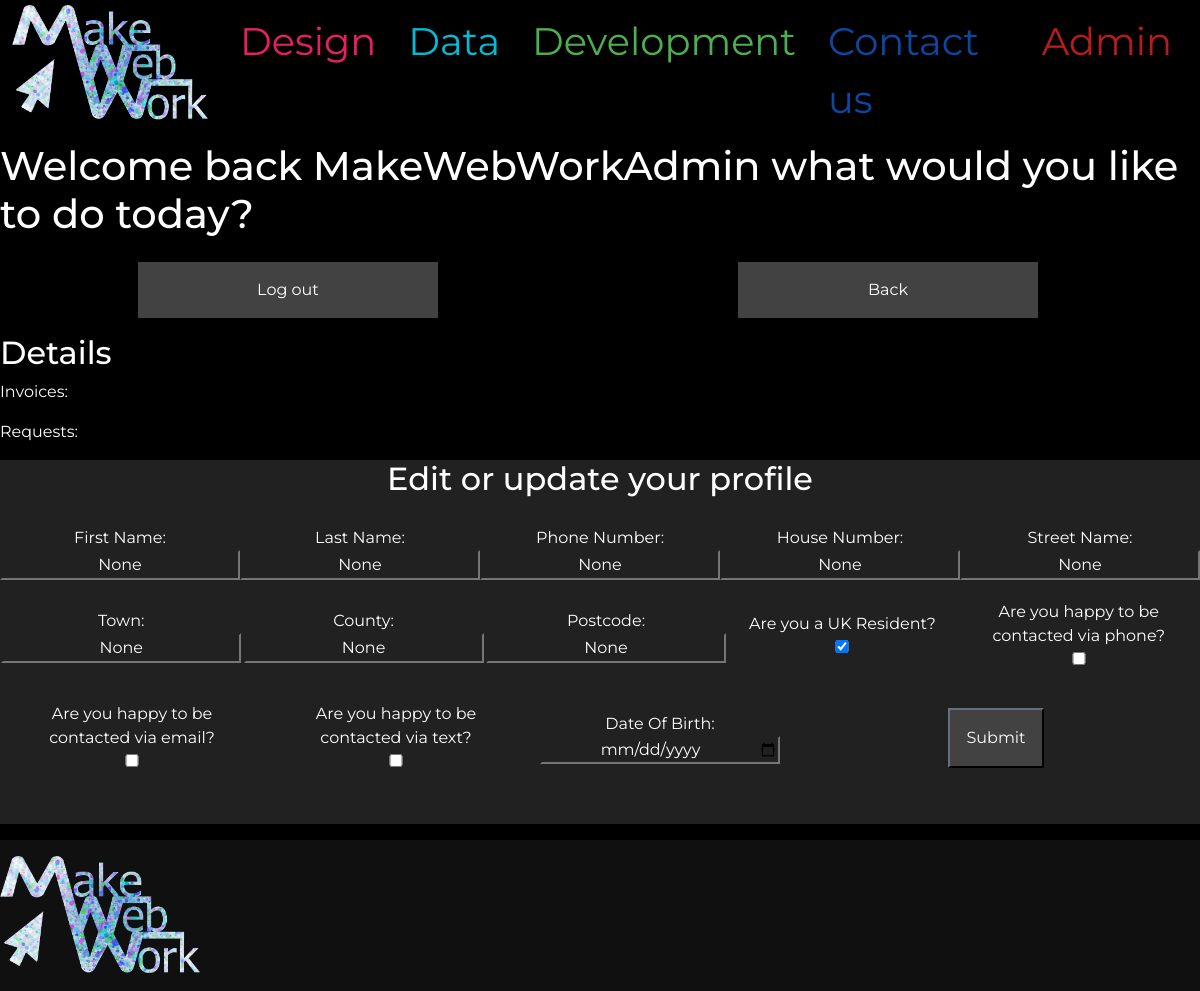
/editAccount (signed in), run on an earlier commit of the app's database.
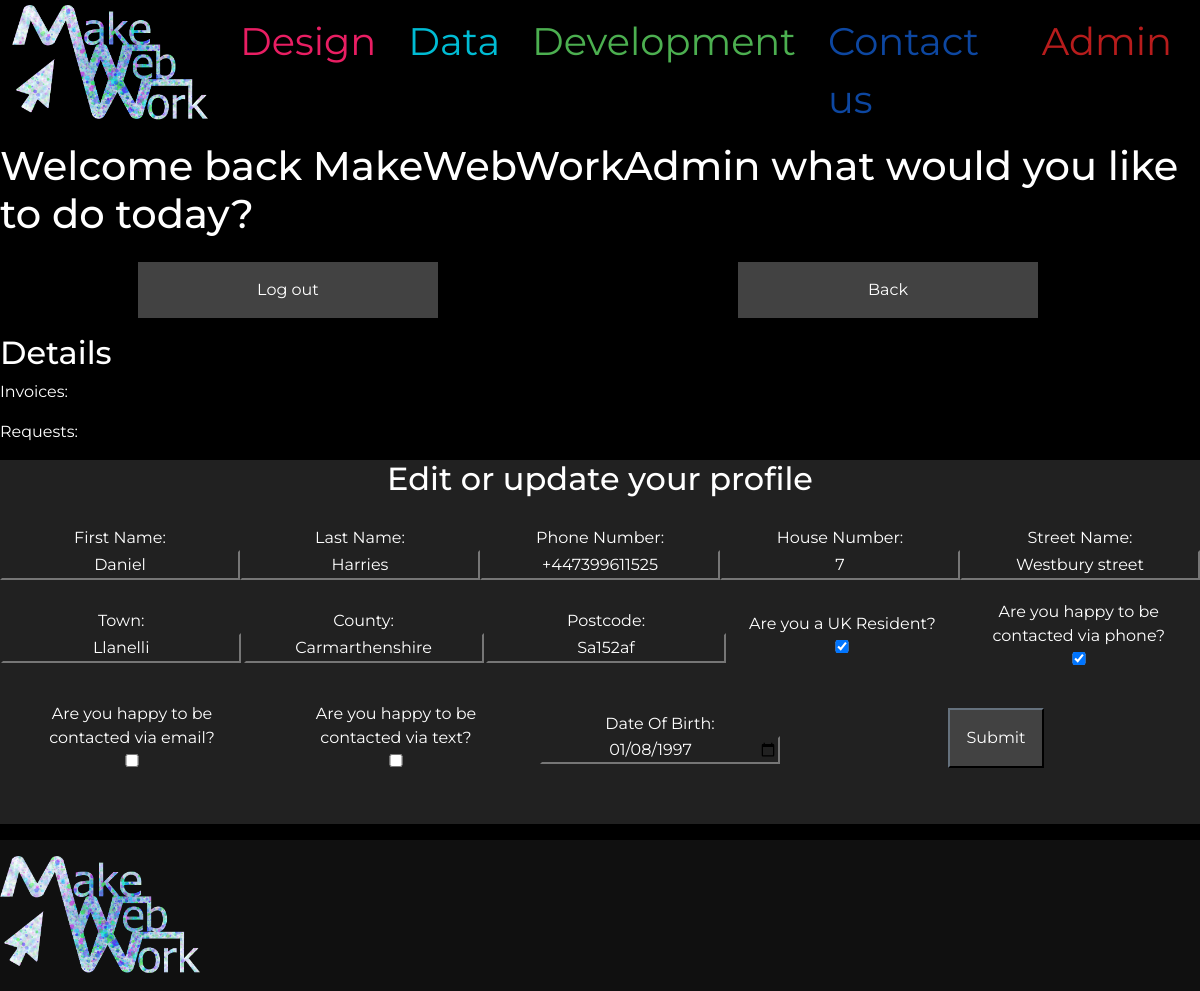
And on a later commit of the database.
### default_site/models.py (models this page shows, shortened)
class UserProfile(models.Model):
    CustomerID = models.BigAutoField(primary_key=True)
    user = models.OneToOneField(User, on_delete=models.CASCADE)
    House_number_or_name = models.CharField(max_length=150, null=True, blank=True)
    Address_line_one = models.CharField(max_length=150, null=True, blank=True)
    Town = models.CharField(max_length=150, null=True, blank=True)
    County = models.CharField(max_length=99, null=True, blank=True)
    Uk_resident = models.BooleanField(default=True)
    Postcode = models.CharField(max_length=30, null=True, blank=True)
    Birth_date = models.DateField(null=True, blank=True)
    First_name = models.CharField(max_length=40, null=True, blank=True)
    Last_name = models.CharField(max_length=40, null=True, blank=True)
    Phone_number = models.CharField(max_length=15, null=True, blank=True)
    Contact_via_email = models.BooleanField(default=False)
    Contact_via_phone = models.BooleanField(default=False)
    Contact_via_text = models.BooleanField(default=False)

### default_site/views.py (the view, shortened to what this page needs)
# urls.py: path('editAccount', edit_profile, name="editAccount"),
@login_required
def edit_profile(request):
    profile = UserProfile.objects.get(user=request.user)
    context = {
        "profile": profile
    }
    return render(request, 'default_site/edit_profile.html', context)

### default_site/templates/default_site/edit_profile.html (shortened to what the changed rows need)
{% extends 'base.html' %}
{% load static %}
{% block extra_css %}
<link rel="stylesheet" type="text/css" href="{% static '/css/webformstyles.css' %}">
{% endblock %}
{% block content %}
{% if user.is_authenticated %}
<h1>Welcome back {{profile.user}} what would you like to do today?</h1>
<div class="row choice-container">
    <a class="text-center col-12 col-md-3 grey darken-3 text-center my-3 py-3 grey-link btn-dark" href="{% url 'account_logout' %}">Log out</a>
    <a class="text-center col-12 col-md-3 grey darken-3 text-center my-3 py-3 grey-link btn-dark" href="{% url 'account' %}">Back</a>
</div>
<h2>Details</h2>
<p>Invoices: {{profile.invoice}}</p>
<p>Requests: {{profile.requesttickets}}</p>
<div class="form-area grey darken-4 text-center my-2">
    <h2>Edit or update your profile</h2>
    <form class="form-area" action="{% url 'editAccount' %}" method="POST" id="profiledata">
        <div class="small-input">
            <label class="" for="First_Name">First Name: </label>
            <input id="First_Name" class="input-fill" name="First_Name"
            type="text" value="{{profile.First_name}}" required>
        </div>
        <div class="small-input">
            <label class="" for="Last_Name">Last Name: </label>
            <input id="Last_Name" class="input-fill" name="Last_Name"
            type="text" value="{{profile.Last_name}}" required>
        </div>
        <div class="small-input">
            <label class="" for="Phone_number">Phone Number: </label>
            <input id="Phone_number" class="input-fill" name="Phone_number"
            type="tel" value="{{profile.Phone_number}}" required>
        </div>
        <div class="small-input">
            <label class="" for="House_number">House Number: </label>
            <input id="House_number" class="input-fill" name="House_number"
            type="text" value="{{profile.House_number_or_name}}" required>
        </div>
        <div class="small-input">
            <label class="" for="Street_Name">Street Name: </label>
            <input id="Street_Name" class="input-fill" name="Street_Name"
            type="text" value="{{profile.Address_line_one}}" required>
        </div>
        <div class="small-input">
            <label class="" for="Town">Town: </label>
            <input id="Town" class="input-fill" name="Town"
            type="text" value="{{profile.Town}}" required>
        </div>
        <div class="small-input">
            <label class="" for="County">County: </label>
            <input id="County" class="input-fill" name="County"
            type="text" value="{{profile.County}}" required>
        </div>
        <div class="small-input">
            <label class="" for="Postcode">Postcode: </label>
            <input id="Postcode" class="input-fill" name="Postcode"
            type="text" value="{{profile.Postcode}}" required>
        </div>
        <div class="small-input">
            <label class="" for="UK_resident">Are you a UK Resident? </label>
            <input id="UK_resident" class="input-fill" name="UK_resident"
            type="checkbox" {% if profile.Uk_resident %} checked {% endif %}>
        </div>
        <div class="small-input">
            <label class="" for="Contact_via_phone">Are you happy to be contacted via phone? </label>
            <input id="Contact_via_phone" class="input-fill" name="Contact_via_phone"
            type="checkbox" {% if profile.Contact_via_phone %} checked {% endif %}>
        </div>
        <div class="small-input">
            <label class="" for="Contact_via_email">Are you happy to be contacted via email? </label>
            <input id="Contact_via_email" class="input-fill" name="Contact_via_email"
            type="checkbox" {% if profile.Contact_via_email %} checked {% endif %}>
        </div>
        <div class="small-input">
            <label class="" for="Contact_via_text">Are you happy to be contacted via text? </label>
            <input id="Contact_via_text" class="input-fill" name="Contact_via_text"
            type="checkbox" {% if profile.Contact_via_text %} checked {% endif %}>
        </div>
        <div class="small-input">
            <label class="" for="DOB">Date Of Birth: </label>
            <input id="DOB" class="input-fill" name="DOB"
            type="date" value="{{profile.Birth_date|date:'Y-m-d'}}" required>
        </div>
        <div class="medium-input">
            <input class="text-center col-12 col-md-3 grey darken-3 text-center my-3 py-3 grey-link btn-dark"
            type="submit">
        </div>
    </form>
</div>
{% endif %}
{% endblock %}

What changed in the data, as far as the page shows it:
changed UserProfile "MakeWebWorkAdmin": First_Name "None" → "Daniel"; Last_Name "None" → "Harries"; Phone_number "None" → "+447399611525"; House_number "None" → "7"; Street_Name "None" → "Westbury street"; Town "None" → "Llanelli"; County "None" → "Carmarthenshire"; Postcode "None" → "Sa152af"; Contact_via_phone "☐" → "☑"; DOB (not shown) → "01/08/1997"
